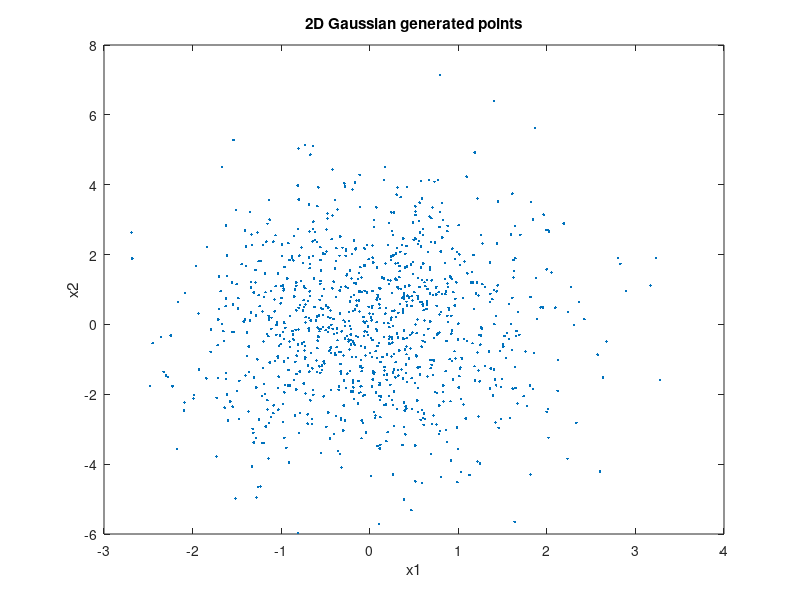
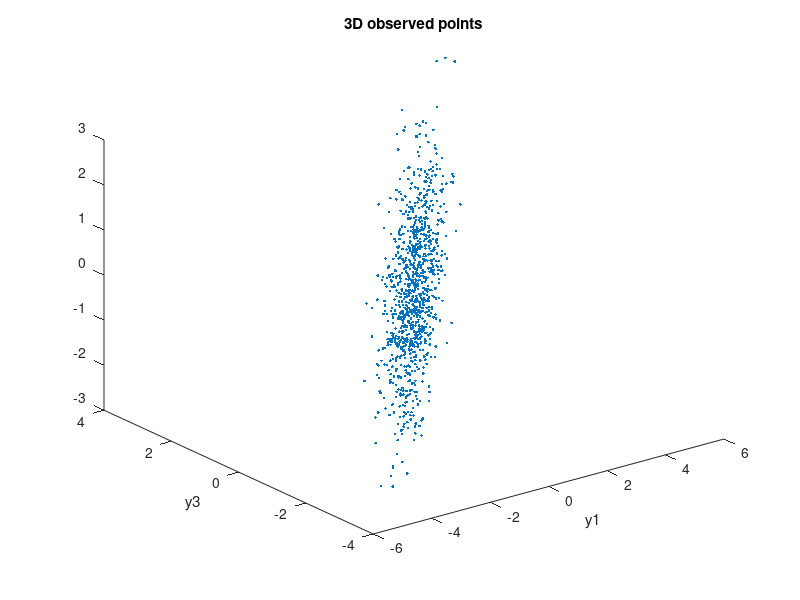
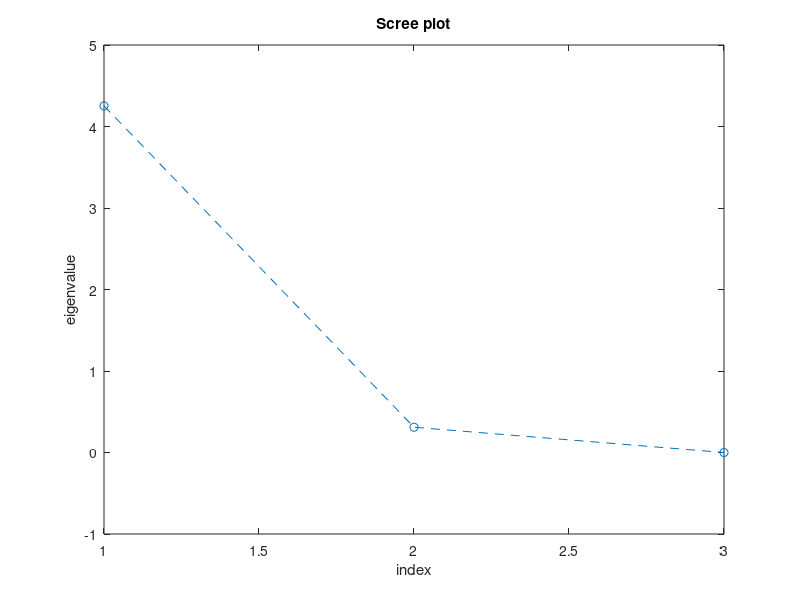
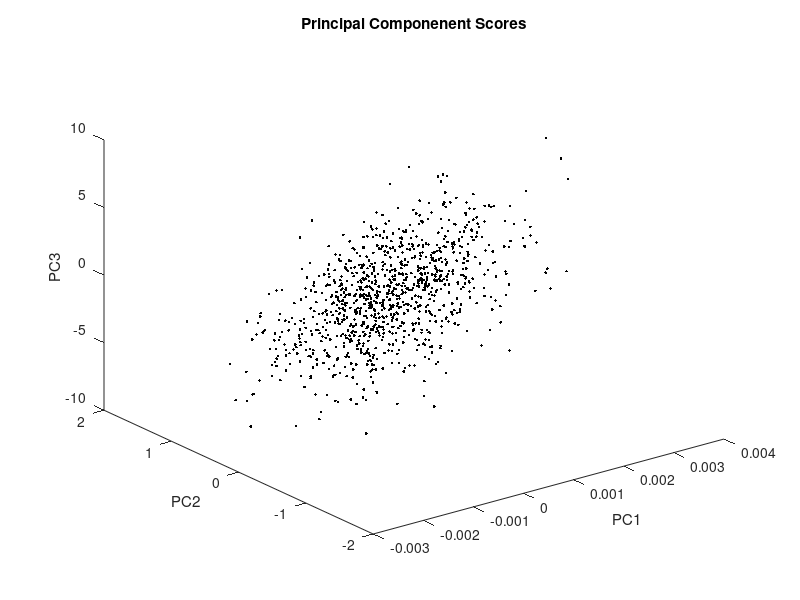

Write MATLAB code to recreate these figures, in order.
%% 6-1
%% Data
clc; close all; clear all;
n = 1000;
W = [0.2 0.8;
    0.4 0.5;
    0.7 0.3]; %mixing matrix
X = mvnrnd([0 0],[1 0;0 4],n);
XX = X*W';
%% Show the points in 2-D
figure(1)
plot(X(:,1),X(:,2),'.');
xlabel('x1')
ylabel('x2')
title('2D Gaussian generated points')

%% Show the points in 3-D
figure(2)
clf
plot3(XX(:,1),XX(:,2),XX(:,3),'.')
xlabel('y1')
ylabel('y2')
ylabel('y3')
title('3D observed points')

%% Find eigenvalues and eigenvectors of covariance matrix Y 
[n p] = size(XX);
Y = XX - repmat(sum(XX)/n,n,1);
[EVECTOR,EVALUE]=eig(cov(Y)); % Calculate eigenvectors V and eigenvalues D
EVALUE = diag(EVALUE); 
EVECTOR = flipud(EVECTOR);
EVALUE = flipud(EVALUE); % Order in descending order
EVECTOR = EVECTOR(:,p:-1:1);

%% Scree plot
figure(3)
plot(EVALUE,'--o')
title('Scree plot')
xlabel('index')
ylabel('eigenvalue')

%% Generate PCA compenent space (PCA scores)
score = (EVECTOR*Y')'; 

figure(4)
plot3(score(:,1),score(:,2),score(:,3),'.k')
title('Principal Componenent Scores')
xlabel('PC1')
ylabel('PC2')
zlabel('PC3')
rotate3d on
%%  Plot first 2 PC
figure(5)
score2 = (EVECTOR(1:2,:)*Y')';
plot(score2(:,1),score2(:,2),'.k')
title('Principal Componenent Scores')
xlabel('PC1')
ylabel('PC2')